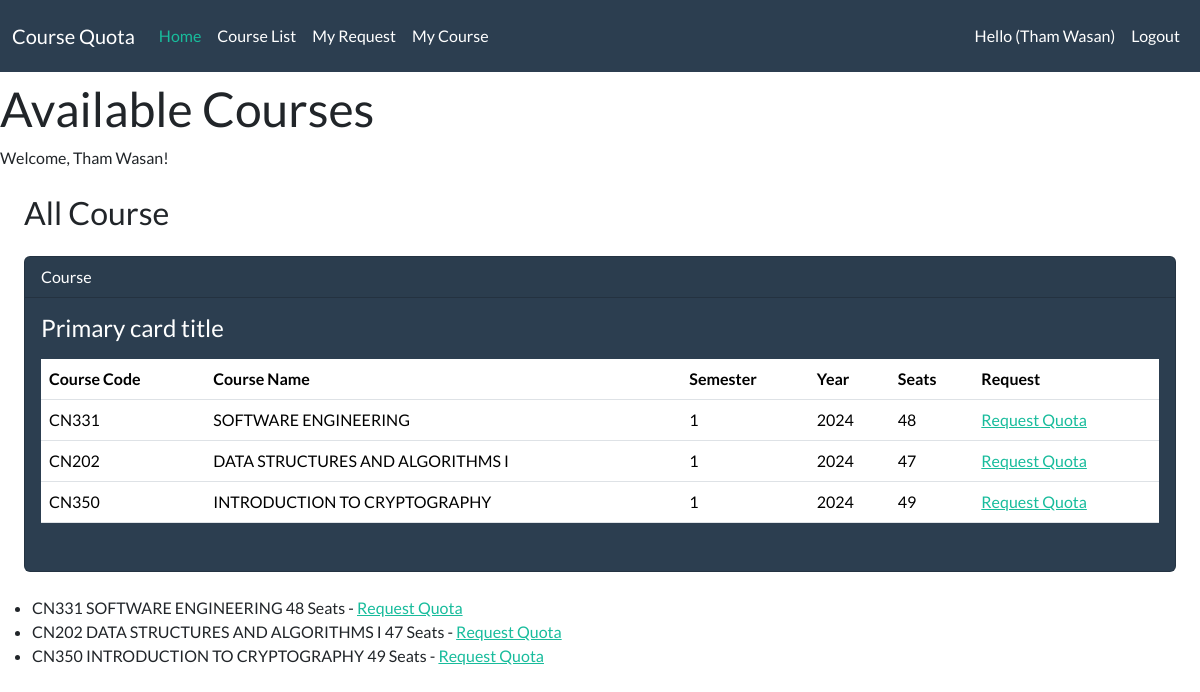
The app's page /course_list (signed in), older data.
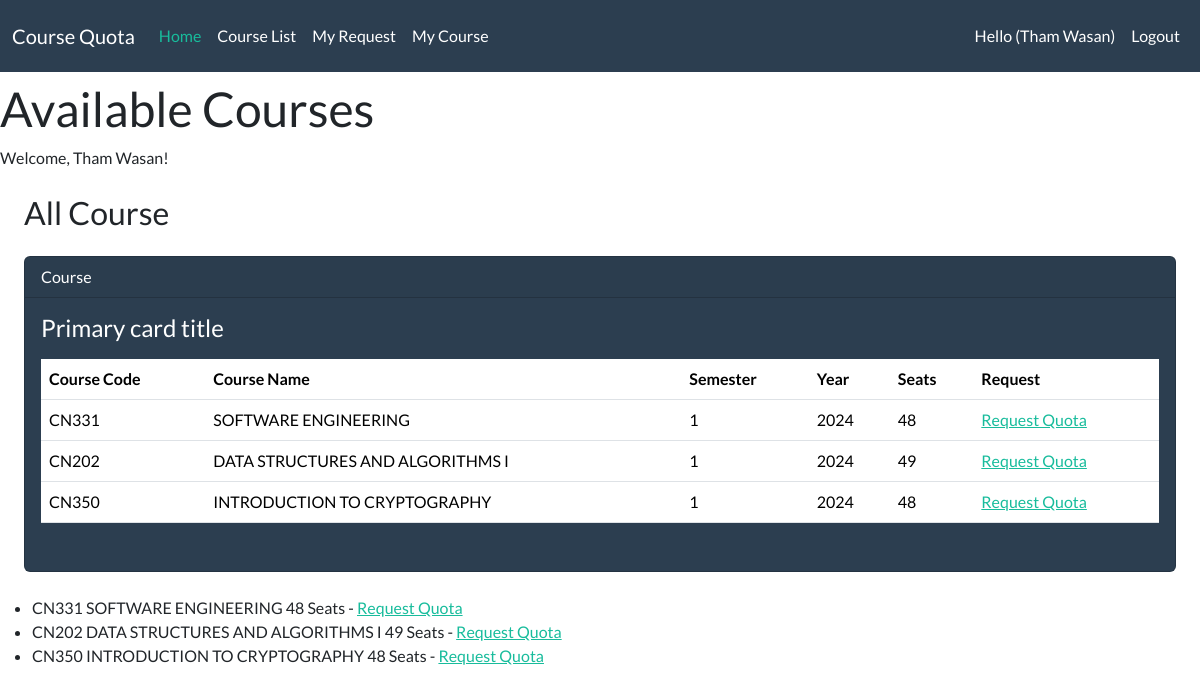
The same page, newer data.
### courses/models.py (models this page shows, shortened)
class Course(models.Model):
    code = models.CharField(max_length=10)
    name = models.CharField(max_length=100)
    semester = models.CharField(max_length=10)
    year = models.IntegerField()
    seats = models.IntegerField()
    is_open = models.BooleanField(default=True)

### courses/views.py (the view)
# urls.py: path('course_list', views.course_list, name='course_list'),
@login_required
def course_list(request):
    courses = Course.objects.filter(is_open=True)
    context = {
        'courses': courses,
        'user': request.user
    }
    return render(request, 'courses/course_list.html', context)

### courses/templates/courses/course_list.html (shortened to what this page needs)
{% load static %}
<!DOCTYPE html>
<html>
<head>
    <link href="{% static 'bootstrap.min.css' %}" rel ="stylesheet">
    <body>
        <nav class="navbar navbar-expand-lg bg-primary" data-bs-theme="dark">
            <div class="container-fluid">
              <a class="navbar-brand" href="#">Course Quota</a>
              <div class="collapse navbar-collapse" id="navbarColor01">
                <ul class="navbar-nav me-auto">
                  <li class="nav-item">
                    <a class="nav-link active" href="{% url 'home' %}">Home
                    </a>
                  </li>
                  {% if not user.is_staff%}
                  <li class="nav-item">
                    <a class="nav-link" href="{% url 'course_list' %}">Course List</a>
                  </li>
                  <li class="nav-item">
                    <a class="nav-link" href="{% url 'my_quota_requests' %}">My Request</a>
                  </li>
                  <li class="nav-item">
                    <a class="nav-link" href="{% url 'my_enrolled_courses' %}">My Course</a>
                  </li>
                  {% endif %}
                </ul>
                {% if user.is_authenticated%}
                <ul class="navbar-nav">
                    <li class="nav-item">
                        <a class="nav-link">Hello ({{ user.first_name }} {{ user.last_name }})</a>
                    </li>
                    <li class="nav-item">
                        <a class="nav-link"href="logout">Logout</a>
                    </li>
                </ul>
                {% endif%}
              </div>
            </div>
          </nav>
    <h1>Available Courses</h1>
    <p>Welcome, {{ user.first_name }} {{user.last_name}}!</p>
    <div class="container.fluid">
        <h3 class="m-4"> All Course </h3>
        <div class='row'>
            <div class="col-12">
                {% if courses %}
                <div class="card text-white bg-primary ms-4 me-4 mb-4">
                    <div class="card-header">Course</div>
                    <div class="card-body">
                      <h4 class="card-title">Primary card title</h4>
                      <p class="card-text">
                        <div class="table-responsive">
                            <table class="table table-hover">
                                <thead>
                                  <tr>
                                    <th scope="col">Course Code</th>
                                    <th scope="col">Course Name</th>
                                    <th scope="col">Semester</th>
                                    <th scope="col">Year</th>
                                    <th scope="col">Seats</th>
                                    <th scope="col">Request</th>
                                  </tr>
                                </thead>
                                <tbody>
                                    {% for course in courses %}
                                    <tr>
                                        <td>{{course.code}}</td>
                                        <td>{{course.name}}</td>
                                        <td>{{course.semester}}</td>
                                        <td>{{course.year}}</td>
                                        <td>{{course.seats}}</td>
                                        <td><a href="{% url 'request_quota' course.code %}">Request Quota</a></td>
                                    </tr>
                                    {% endfor %}
                                </tbody>
                              </table>
                        </div>
                      </p>
                    </div>
                  </div>
                {% else %}
                <h5 class="alert alert-primary ms-4 me-4">No Course Available</h5>
                {%endif%}
        </div>
    </div>
    <ul>
        {% for course in courses %}
            <li>{{course.code}} {{ course.name }} {{course.seats}} Seats - <a href="{% url 'request_quota' course.code %}">Request Quota</a></li>
        {% endfor %}
    </ul>
</body>
</head>
</html>

Row changes from the older to the newer data that the page shows:
changed Course "CN202": seats "47" → "49"
changed Course "CN350": seats "49" → "48"
